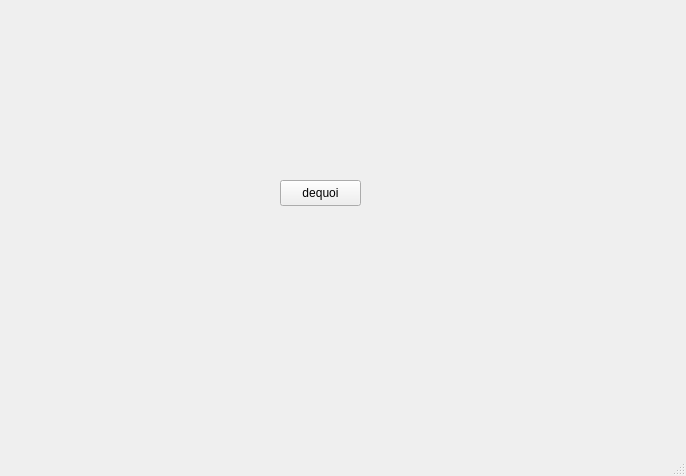
<?xml version="1.0" encoding="UTF-8"?>
<ui version="4.0">
 <class>App</class>
 <widget class="QMainWindow" name="App">
  <property name="geometry">
   <rect>
    <x>0</x>
    <y>0</y>
    <width>686</width>
    <height>476</height>
   </rect>
  </property>
  <property name="windowTitle">
   <string>App</string>
  </property>
  <widget class="QWidget" name="centralwidget">
   <widget class="QPushButton" name="pushButton">
    <property name="geometry">
     <rect>
      <x>280</x>
      <y>180</y>
      <width>81</width>
      <height>26</height>
     </rect>
    </property>
    <property name="text">
     <string>dequoi</string>
    </property>
   </widget>
  </widget>
  <widget class="QMenuBar" name="menubar">
   <property name="geometry">
    <rect>
     <x>0</x>
     <y>0</y>
     <width>686</width>
     <height>33</height>
    </rect>
   </property>
  </widget>
  <widget class="QStatusBar" name="statusbar"/>
 </widget>
 <resources/>
 <connections/>
</ui>
